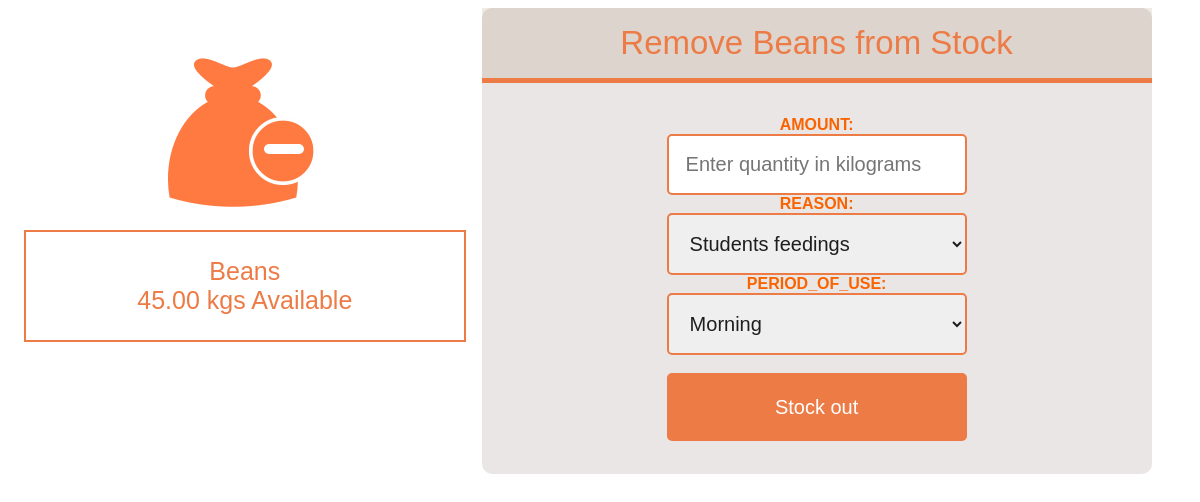
Before: /stock_out.php?pid=14 with the older database file.
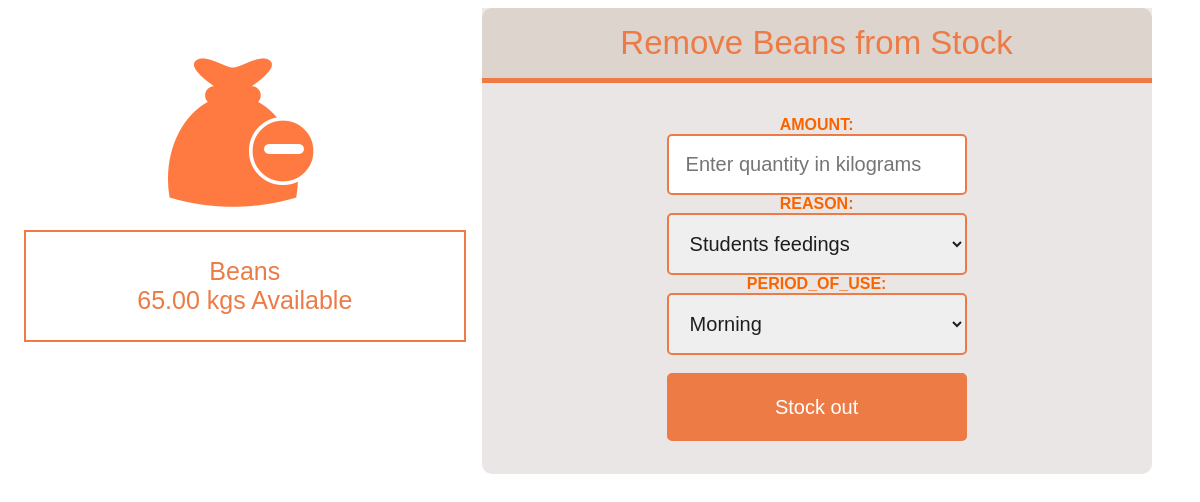
After: the same page with the newer database file.
### tables this page shows
CREATE TABLE `products` (
  `pro_id` int(11) NOT NULL,
  `product_name` varchar(200) NOT NULL,
  `Quantity` decimal(13,2) NOT NULL,
  `qnty_measures` varchar(50) NOT NULL DEFAULT 'kgs'
);

### stock_out.php (the view, shortened to what this page needs)
<?php
include'connection.php';
$pid=$_GET['pid'];
$qry3=mysqli_query($con,"select * from products where pro_id='$pid'");
$fetchp=mysqli_fetch_array($qry3);
?>
<!DOCTYPE html>
<html>
<head>
	<link rel="stylesheet" href="styles/stock_out.css">
</head>
<body style="background: rgba(255, 255, 255, 0.8);">
<div class="container">
	<div class="container-item-img">
		<img src="images/remv.png" alt="">
		<div style="font: 25px arial black,sans-serif;color: rgb(237, 123, 70);border: 2px solid rgb(237, 123, 70);margin: 1rem;">
	<p>
		<?php echo $fetchp['product_name'];?><br>
		<?php echo $fetchp['Quantity']." ".$fetchp['qnty_measures']." ";?>Available
	</p>
</div>
	</div>
	<center>
	<form method="POST">
		<h3>Remove <?php echo $fetchp['product_name'];?> from Stock</h3>
<b style="color: rgb(250, 100, 0);">AMOUNT:</b><br>
<input type="number" class="remove-product" name="quantity" placeholder="Enter quantity in kilograms" required><br>
<b style="color: rgb(250, 100, 0);">REASON:</b><br>
<select name="reason" class="remove-product" required>
	<option value="students feedings">Students feedings</option>
	<option value="Teachers feedings">Teachers feedings</option></select><br>
<b style="color: rgb(250, 100, 0);">PERIOD_OF_USE:</b><br>
<select name="period" class="remove-product" required>
	<option value="Morning">Morning</option>
	<option value="After noon">After noon</option></select><br><br>
<input type="submit" class="submit-btn" name="out" value="Stock out">
</form>
</center>
</div></body></html>

Changed rows visible on the page:
changed products "Beans": Quantity "45.00" → "65.00"
